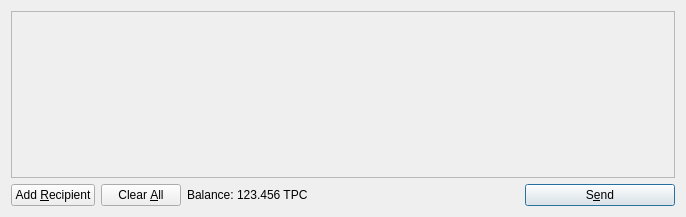
<?xml version="1.0" encoding="UTF-8"?>
<ui version="4.0">
 <class>SendCoinsDialog</class>
 <widget class="QDialog" name="SendCoinsDialog">
  <property name="geometry">
   <rect>
    <x>0</x>
    <y>0</y>
    <width>686</width>
    <height>217</height>
   </rect>
  </property>
  <property name="windowTitle">
   <string>Send Coins</string>
  </property>
  <layout class="QVBoxLayout" name="verticalLayout">
   <item>
    <widget class="QScrollArea" name="scrollArea">
     <property name="widgetResizable">
      <bool>true</bool>
     </property>
     <widget class="QWidget" name="scrollAreaWidgetContents">
      <property name="geometry">
       <rect>
        <x>0</x>
        <y>0</y>
        <width>666</width>
        <height>165</height>
       </rect>
      </property>
      <layout class="QVBoxLayout" name="verticalLayout_2">
       <property name="margin">
        <number>0</number>
       </property>
       <item>
        <layout class="QVBoxLayout" name="entries">
         <property name="spacing">
          <number>6</number>
         </property>
        </layout>
       </item>
       <item>
        <spacer name="verticalSpacer">
         <property name="orientation">
          <enum>Qt::Vertical</enum>
         </property>
         <property name="sizeHint" stdset="0">
          <size>
           <width>20</width>
           <height>40</height>
          </size>
         </property>
        </spacer>
       </item>
      </layout>
     </widget>
    </widget>
   </item>
   <item>
    <layout class="QHBoxLayout" name="horizontalLayout">
     <item>
      <widget class="QPushButton" name="addButton">
       <property name="toolTip">
        <string>Send to multiple recipients at once</string>
       </property>
       <property name="text">
        <string>Add &amp;Recipient</string>
       </property>
       <property name="icon">
        <iconset resource="../bitcoin.qrc">
         <normaloff>:/icons/add</normaloff>:/icons/add</iconset>
       </property>
       <property name="autoDefault">
        <bool>false</bool>
       </property>
      </widget>
     </item>
     <item>
      <widget class="QPushButton" name="clearButton">
       <property name="sizePolicy">
        <sizepolicy hsizetype="Minimum" vsizetype="Fixed">
         <horstretch>0</horstretch>
         <verstretch>0</verstretch>
        </sizepolicy>
       </property>
       <property name="toolTip">
        <string>Remove all transaction fields</string>
       </property>
       <property name="text">
        <string>Clear &amp;All</string>
       </property>
       <property name="icon">
        <iconset resource="../bitcoin.qrc">
         <normaloff>:/icons/remove</normaloff>:/icons/remove</iconset>
       </property>
       <property name="autoRepeatDelay">
        <number>300</number>
       </property>
       <property name="autoDefault">
        <bool>false</bool>
       </property>
      </widget>
     </item>
     <item>
      <layout class="QHBoxLayout" name="horizontalLayout_2">
       <property name="spacing">
        <number>3</number>
       </property>
       <item>
        <widget class="QLabel" name="label">
         <property name="text">
          <string>Balance:</string>
         </property>
        </widget>
       </item>
       <item>
        <widget class="QLabel" name="labelBalance">
         <property name="cursor">
          <cursorShape>IBeamCursor</cursorShape>
         </property>
         <property name="text">
          <string>123.456 TPC</string>
         </property>
         <property name="textInteractionFlags">
          <set>Qt::LinksAccessibleByMouse|Qt::TextSelectableByKeyboard|Qt::TextSelectableByMouse</set>
         </property>
        </widget>
       </item>
      </layout>
     </item>
     <item>
      <spacer name="horizontalSpacer">
       <property name="orientation">
        <enum>Qt::Horizontal</enum>
       </property>
       <property name="sizeHint" stdset="0">
        <size>
         <width>40</width>
         <height>20</height>
        </size>
       </property>
      </spacer>
     </item>
     <item>
      <widget class="QPushButton" name="sendButton">
       <property name="minimumSize">
        <size>
         <width>150</width>
         <height>0</height>
        </size>
       </property>
       <property name="toolTip">
        <string>Confirm the send action</string>
       </property>
       <property name="text">
        <string>S&amp;end</string>
       </property>
       <property name="icon">
        <iconset resource="../bitcoin.qrc">
         <normaloff>:/icons/send</normaloff>:/icons/send</iconset>
       </property>
       <property name="default">
        <bool>true</bool>
       </property>
      </widget>
     </item>
    </layout>
   </item>
  </layout>
 </widget>
 <resources>
  <include location="../bitcoin.qrc"/>
 </resources>
 <connections/>
</ui>
